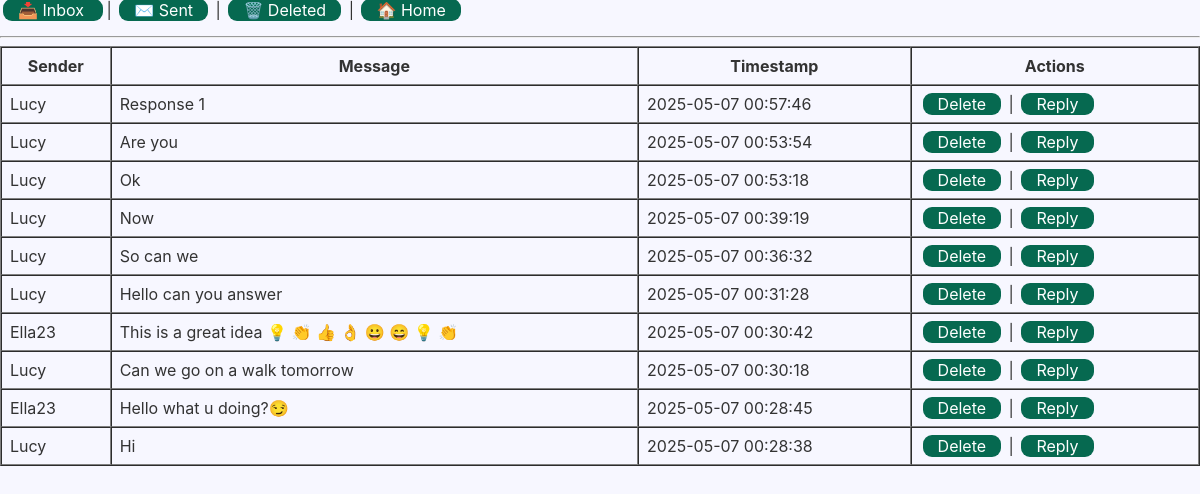
Screenshot of /inbox (signed in) with the database file from the repository.
### tables this page shows
CREATE TABLE messages (
        id INTEGER PRIMARY KEY AUTOINCREMENT,
        sender_id INTEGER NOT NULL,
        recipient_id INTEGER NOT NULL,
        content TEXT NOT NULL,
        timestamp DATETIME DEFAULT CURRENT_TIMESTAMP,
        is_read INTEGER NOT NULL DEFAULT 0, deleted INTEGER NOT NULL DEFAULT 0, message_type TEXT NOT NULL DEFAULT 'mail',
        FOREIGN KEY(sender_id) REFERENCES users(id),
        FOREIGN KEY(recipient_id) REFERENCES users(id)
    );

### app.py (the view)
@app.route('/inbox')
def inbox():
    user_id = session.get('user_id')
    if not user_id:
        return redirect(url_for('login'))
    conn = sqlite3.connect(DB_FILE)
    conn.row_factory = sqlite3.Row
    c = conn.cursor()
    c.execute("""
        SELECT
        m.id,
        COALESCE(u.username, 'System') AS sender,
        m.content,
        m.timestamp,
        m.is_read
        FROM messages m
        LEFT JOIN users u
        ON m.sender_id = u.id
        WHERE m.recipient_id = ?
        AND m.deleted      = 0
        AND m.message_type = 'mail'
        ORDER BY m.timestamp DESC
    """, (user_id,))
    rows = c.fetchall()              # this is a list of sqlite3.Row
    messages = [dict(r) for r in rows]
    c.execute("""
        SELECT COUNT(*) AS cnt
          FROM messages
         WHERE recipient_id = ?
           AND is_read      = 0
           AND deleted      = 0
           AND message_type = 'mail'
    """, (user_id,))
    unread_count = c.fetchone()['cnt']
    conn.close()
    print(f"DEBUG inbox: {len(messages)} messages →", messages)
    return render_template(
        'inbox.html',
        messages=messages,
        unread_count=unread_count
    )

### templates/inbox.html (shortened to what this page needs)
{% extends 'base.html' %}
{% block body %}
  <nav class="message-tabs" style="margin-bottom:1em;">
    <a href="{{ url_for('inbox') }}">
      📥 Inbox{% if unread_count > 0 %} ({{ unread_count }}){% endif %}
    </a> |
    <a href="{{ url_for('sent_messages') }}">✉️ Sent</a> |
    <a href="{{ url_for('deleted_messages') }}">🗑️ Deleted</a> |
    <a href="{{ url_for('home') }}">🏠 Home</a>
  </nav>
  <hr>
  <table border="1" cellpadding="8" cellspacing="0" width="100%">
    <thead>
      <tr>
        <th>Sender</th>
        <th>Message</th>
        <th>Timestamp</th>
        <th>Actions</th>
      </tr>
    </thead>
    <tbody>
      {% for m in messages %}
        <tr class="{% if not m['is_read'] %}unread{% endif %}">
          <td>{{ m['sender'] }}</td>
          <td>{{ m['content']|safe }}</td>
          <td>{{ m['timestamp'] }}</td>
          <td>
            <a href="{{ url_for('delete_message', message_id=m['id']) }}">Delete</a> |
            <a href="{{ url_for('respond_to_message', message_id=m['id']) }}">Reply</a>
          </td>
        </tr>
      {% else %}
        <tr>
          <td colspan="4" style="text-align:center;">No messages in your inbox.</td>
        </tr>
      {% endfor %}
    </tbody>
  </table>
{% endblock %}

### static/style.css (style rules this page uses)
body { font-family: 'Quicksand', -apple-system, BlinkMacSystemFont, 'Segoe UI', Roboto, 'Helvetica Neue', sans-serif; background-color: #f7f7ff; color: #333; margin: 0; padding: 0; }
a, button { background-color: #066950; color: white; border: none; padding: 1px 15px; margin: 3px; border-radius: 9px; text-decoration: none; font-size: 1em; }

### rows the page displays
messages: sender "Lucy", content "Response 1", timestamp "2025-05-07 00:57:46"
messages: sender "Lucy", content "Are you", timestamp "2025-05-07 00:53:54"
messages: sender "Lucy", content "Ok", timestamp "2025-05-07 00:53:18"
messages: sender "Lucy", content "Now", timestamp "2025-05-07 00:39:19"
messages: sender "Lucy", content "So can we", timestamp "2025-05-07 00:36:32"
messages: sender "Lucy", content "Hello can you answer", timestamp "2025-05-07 00:31:28"
messages: sender "Ella23", content "This is a great idea 💡 👏 👍 👌 😀 😄 💡 👏", timestamp "2025-05-07 00:30:42"
messages: sender "Lucy", content "Can we go on a walk tomorrow", timestamp "2025-05-07 00:30:18"
messages: sender "Ella23", content "Hello what u doing?😏", timestamp "2025-05-07 00:28:45"
messages: sender "Lucy", content "Hi", timestamp "2025-05-07 00:28:38"
